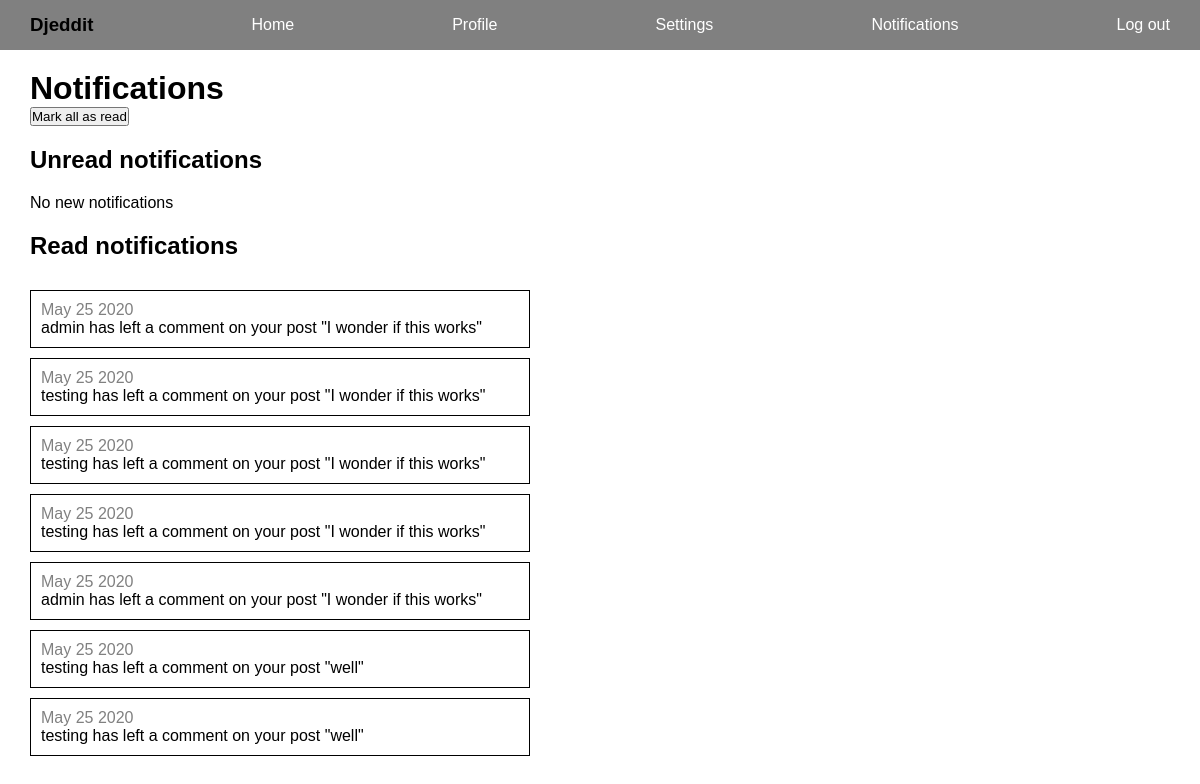
The app's page /reddit/notifications/ (signed in), older data.
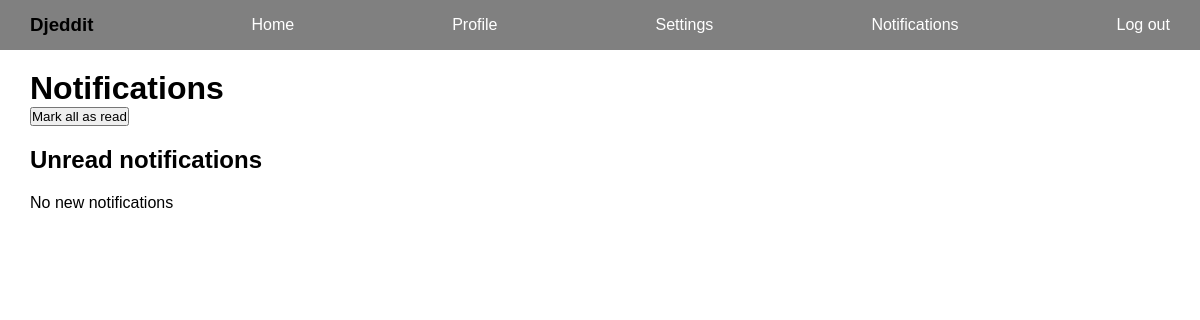
The same page, newer data.
### reddit_app/models.py (models this page shows, shortened)
class Notification(models.Model):
    reciever = models.ForeignKey(User, related_name='notifications', on_delete=models.CASCADE)
    sender = models.ForeignKey(User, related_name='sent_notifications', on_delete=models.CASCADE)
    post = models.ForeignKey(Post, on_delete=models.CASCADE)
    read = models.BooleanField(default=False)
    created_at = models.DateTimeField(auto_now_add=True)
    def date_sent(self):
        return self.created_at.strftime('%B %d %Y')

class Post(models.Model):
    title = models.CharField(max_length=200)
    author = models.ForeignKey(User, on_delete=models.CASCADE)
    text = models.TextField()
    votes = models.IntegerField(default=0)
    created_at = models.DateTimeField(auto_now_add=True)

### reddit_app/views.py (the view)
# urls.py: path("notifications/", views.notifications, name="notifications"),
def notifications(request):
    user = request.user
    notifications = Notification.objects.filter(reciever=user, read=False)
    read_notifications = Notification.objects.filter(reciever=user, read=True)
    if request.method == "POST":
        notifications.update(read=True)
    context = {"notifications": notifications, "read_notifications": read_notifications}
    return render(request, "reddit_app/notifications.html", context)

### templates/reddit_app/notifications.html (shortened to what this page needs)
{% extends "base.html" %}
{% block content %}
    <h1>Notifications</h1>
    <form method="POST" action="{% url 'reddit_app:notifications' %}">
        <button>Mark all as read</button>
    </form>
    {% if notifications.count %}
        <div class="notifications">
        <h2>Unread notifications</h2>
            {% for notification in notifications %}
                    <div class="notification">
                        <a href="{% url 'reddit_app:single_post' notification.post_id %}">
                            <span>{{notification.date_sent}}</span>
                            <p>{{notification.sender}} has left a comment on your post "{{notification.post.title}}"</p>
                        </a>
                    </div>
            {% endfor %}
        </div>
    {% else %}
        <h2>Unread notifications</h2>
        <p>No new notifications</p>
    {% endif %}
    {% if read_notifications.count %}
        <div class="notifications">
        <h2>Read notifications</h2>
            {% for read_notification in read_notifications %}
                    <div class="notification">
                        <a href="{% url 'reddit_app:single_post' read_notification.post_id %}">
                            <span>{{read_notification.date_sent}}</span>
                            <p>{{read_notification.sender}} has left a comment on your post "{{read_notification.post.title}}"</p>
                        </a>
                    </div>
            {% endfor %}
        </div>
    {% endif %}
{% endblock content %}

Row changes from the older to the newer data that the page shows:
removed Notification: date_sent "May 25 2020", sender "admin", post "I wonder if this works"
removed Notification: date_sent "May 25 2020", sender "testing", post "I wonder if this works"
removed Notification: date_sent "May 25 2020", sender "testing", post "I wonder if this works"
removed Notification: date_sent "May 25 2020", sender "testing", post "I wonder if this works"
removed Notification: date_sent "May 25 2020", sender "admin", post "I wonder if this works"
removed Notification: date_sent "May 25 2020", sender "testing", post "well"
removed Notification: date_sent "May 25 2020", sender "testing", post "well"
Text that changed along with them:
text no longer shown: "Read notifications"
